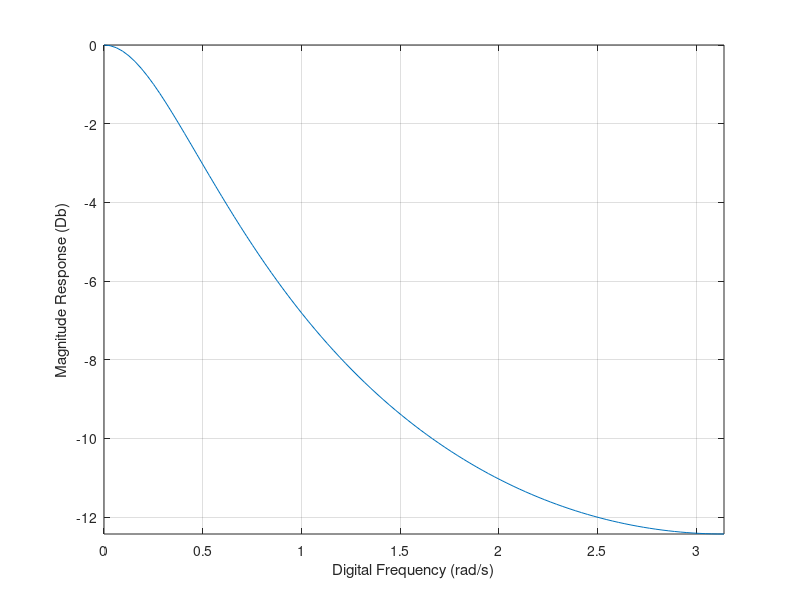
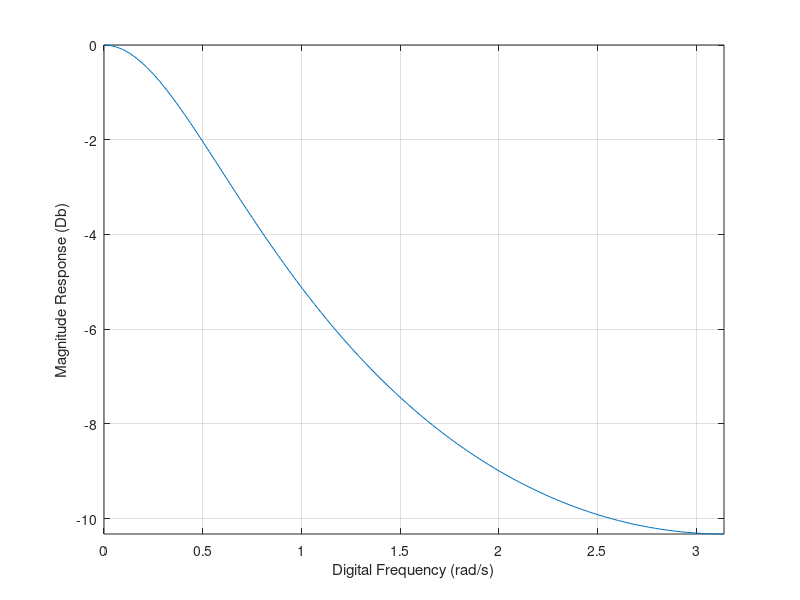
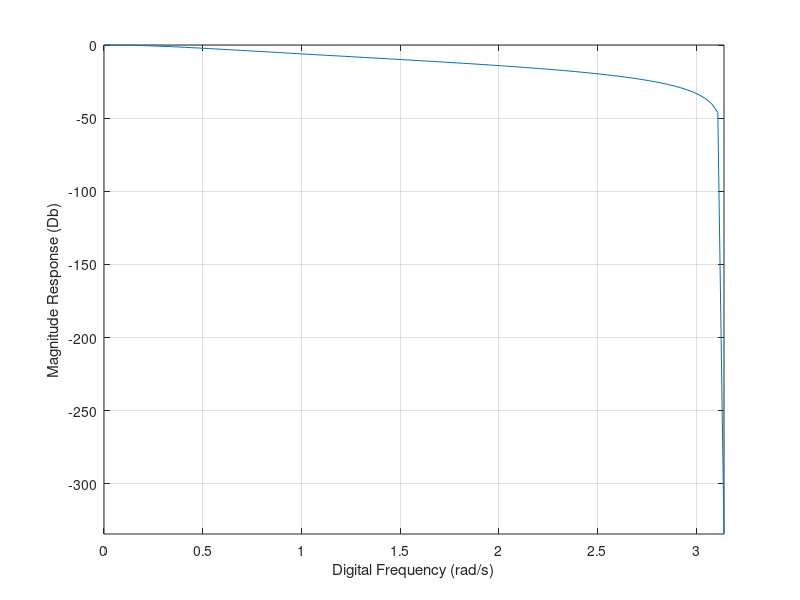
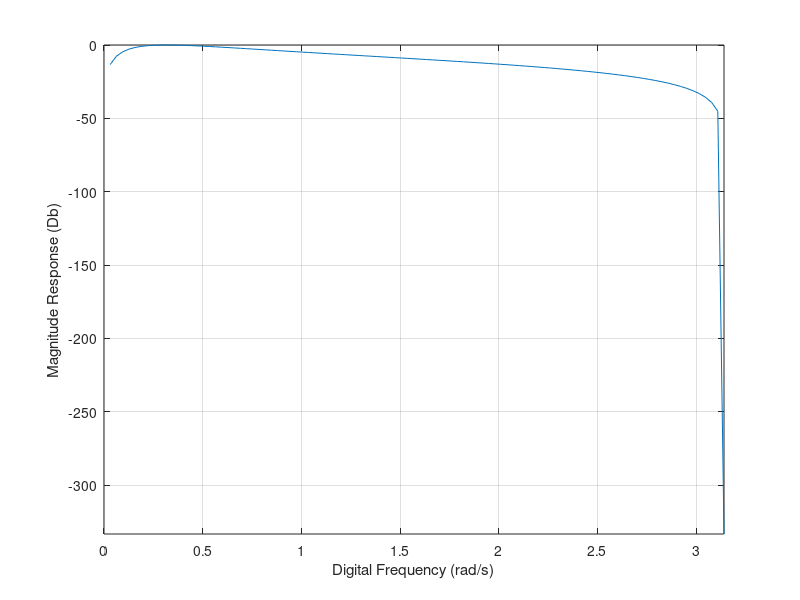

MATLAB code to generate these figures, in order:
clc;
clear all;
close all;

a = [0, 0, 1,-0.6141;0, 0, 1, -0.533; 0, 0, 1, -0.52189 ;0,  1,-1.4155,0.48899; 0, 1,-0.762242,0.73944];
b = [0, 0, 0.3859, 0 ;0,  0, 125.66,  0;0,  0, 0.23905, 0.23905; 0,  0.1825, 0, -0.1825; 1.6678,-3.3356,0,1.6678];

for i = 1:1:size(a,1)
    w=0:pi/100: pi;
    num = b(i,:);
    den = a(i,:);
    h=freqz(num,den,w);
    h=abs(h)./max(abs(h));
    h=20*log(h)/log(10);
    figure;
    plot(w,h);
    axis tight;
    grid on;
    xlabel('Digital Frequency (rad/s)');
    ylabel('Magnitude Response (Db)');
end